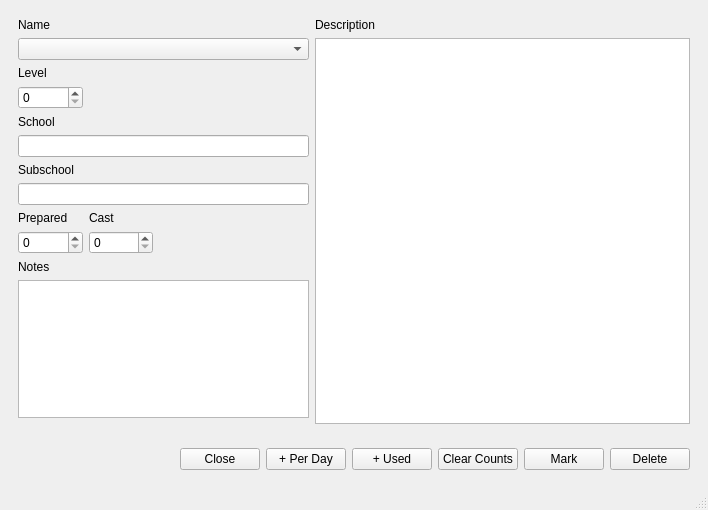
<?xml version="1.0" encoding="UTF-8"?>
<ui version="4.0">
 <class>SpellEdit</class>
 <widget class="QMainWindow" name="SpellEdit">
  <property name="geometry">
   <rect>
    <x>0</x>
    <y>0</y>
    <width>708</width>
    <height>510</height>
   </rect>
  </property>
  <property name="minimumSize">
   <size>
    <width>624</width>
    <height>439</height>
   </size>
  </property>
  <property name="windowTitle">
   <string>MainWindow</string>
  </property>
  <widget class="QWidget" name="centralwidget">
   <layout class="QVBoxLayout" name="verticalLayout">
    <item>
     <widget class="QWidget" name="widget" native="true">
      <layout class="QGridLayout" name="gridLayout">
       <item row="6" column="0" colspan="3">
        <widget class="QLabel" name="label_5">
         <property name="text">
          <string>Subschool</string>
         </property>
        </widget>
       </item>
       <item row="9" column="1">
        <widget class="QSpinBox" name="cast"/>
       </item>
       <item row="8" column="0">
        <widget class="QLabel" name="label_7">
         <property name="text">
          <string>Prepared</string>
         </property>
        </widget>
       </item>
       <item row="9" column="0">
        <widget class="QSpinBox" name="prepared"/>
       </item>
       <item row="5" column="0" colspan="3">
        <widget class="QLineEdit" name="school"/>
       </item>
       <item row="7" column="0" colspan="3">
        <widget class="QLineEdit" name="subschool"/>
       </item>
       <item row="1" column="0" colspan="3">
        <widget class="QComboBox" name="name"/>
       </item>
       <item row="9" column="2">
        <spacer name="horizontalSpacer_3">
         <property name="orientation">
          <enum>Qt::Horizontal</enum>
         </property>
         <property name="sizeType">
          <enum>QSizePolicy::Fixed</enum>
         </property>
         <property name="sizeHint" stdset="0">
          <size>
           <width>150</width>
           <height>20</height>
          </size>
         </property>
        </spacer>
       </item>
       <item row="2" column="0">
        <widget class="QLabel" name="label_3">
         <property name="text">
          <string>Level</string>
         </property>
        </widget>
       </item>
       <item row="0" column="3">
        <widget class="QLabel" name="label_2">
         <property name="text">
          <string>Description</string>
         </property>
        </widget>
       </item>
       <item row="4" column="0" colspan="3">
        <widget class="QLabel" name="label_4">
         <property name="text">
          <string>School</string>
         </property>
        </widget>
       </item>
       <item row="11" column="0" colspan="3">
        <widget class="QPlainTextEdit" name="notes">
         <property name="minimumSize">
          <size>
           <width>291</width>
           <height>0</height>
          </size>
         </property>
         <property name="maximumSize">
          <size>
           <width>291</width>
           <height>16777215</height>
          </size>
         </property>
        </widget>
       </item>
       <item row="10" column="0" colspan="3">
        <widget class="QLabel" name="label_8">
         <property name="text">
          <string>Notes</string>
         </property>
        </widget>
       </item>
       <item row="8" column="1">
        <widget class="QLabel" name="label_6">
         <property name="text">
          <string>Cast</string>
         </property>
        </widget>
       </item>
       <item row="3" column="0">
        <widget class="QSpinBox" name="level"/>
       </item>
       <item row="0" column="0" colspan="3">
        <widget class="QLabel" name="label">
         <property name="text">
          <string>Name</string>
         </property>
        </widget>
       </item>
       <item row="1" column="3" rowspan="12">
        <widget class="QTextBrowser" name="description"/>
       </item>
      </layout>
     </widget>
    </item>
    <item>
     <widget class="QWidget" name="widget_2" native="true">
      <property name="maximumSize">
       <size>
        <width>16777215</width>
        <height>50</height>
       </size>
      </property>
      <layout class="QHBoxLayout" name="horizontalLayout">
       <item>
        <spacer name="horizontalSpacer">
         <property name="orientation">
          <enum>Qt::Horizontal</enum>
         </property>
         <property name="sizeHint" stdset="0">
          <size>
           <width>40</width>
           <height>20</height>
          </size>
         </property>
        </spacer>
       </item>
       <item>
        <widget class="QPushButton" name="closeButton">
         <property name="text">
          <string>Close</string>
         </property>
        </widget>
       </item>
       <item>
        <widget class="QPushButton" name="preparedButton">
         <property name="text">
          <string>+ Per Day</string>
         </property>
        </widget>
       </item>
       <item>
        <widget class="QPushButton" name="castButton">
         <property name="text">
          <string>+ Used</string>
         </property>
        </widget>
       </item>
       <item>
        <widget class="QPushButton" name="clearButton">
         <property name="text">
          <string>Clear Counts</string>
         </property>
        </widget>
       </item>
       <item>
        <widget class="QPushButton" name="markButton">
         <property name="text">
          <string>Mark</string>
         </property>
        </widget>
       </item>
       <item>
        <widget class="QPushButton" name="deleteButton">
         <property name="text">
          <string>Delete</string>
         </property>
        </widget>
       </item>
      </layout>
     </widget>
    </item>
   </layout>
  </widget>
  <widget class="QMenuBar" name="menubar">
   <property name="geometry">
    <rect>
     <x>0</x>
     <y>0</y>
     <width>708</width>
     <height>21</height>
    </rect>
   </property>
  </widget>
  <widget class="QStatusBar" name="statusbar"/>
 </widget>
 <tabstops>
  <tabstop>name</tabstop>
  <tabstop>level</tabstop>
  <tabstop>school</tabstop>
  <tabstop>subschool</tabstop>
  <tabstop>prepared</tabstop>
  <tabstop>cast</tabstop>
  <tabstop>notes</tabstop>
  <tabstop>description</tabstop>
  <tabstop>closeButton</tabstop>
  <tabstop>preparedButton</tabstop>
  <tabstop>castButton</tabstop>
  <tabstop>clearButton</tabstop>
  <tabstop>markButton</tabstop>
  <tabstop>deleteButton</tabstop>
 </tabstops>
 <resources/>
 <connections/>
</ui>
